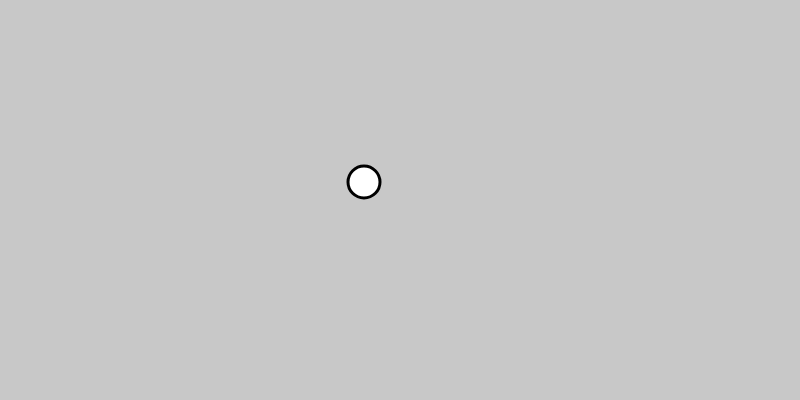
Frame 1 (no input)
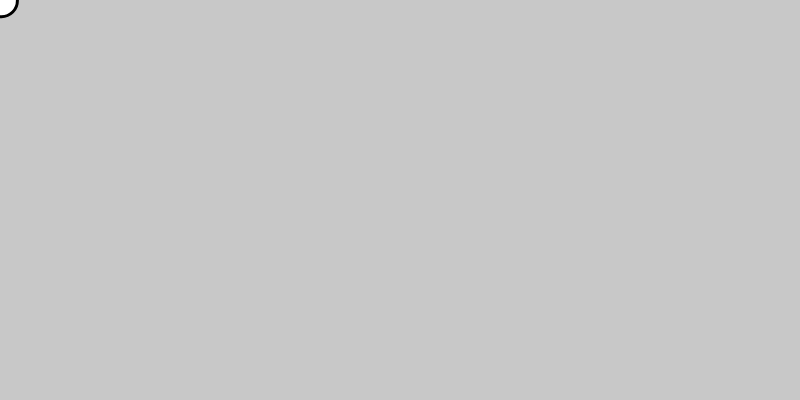
Frame 60 (no input)
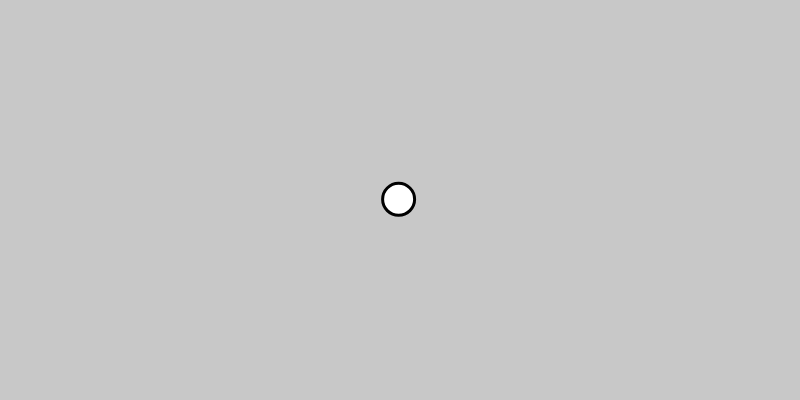
Frame 120 (the mouse pressed at the canvas centre since frame 60)

The p5.js sketch that drew these frames (run headless with seeded random() and noise() and a simulated clock; from frame 60 on, the mouse is pressed at the canvas centre):

// p5.js sketch
// ── sketch.js
let lerp = 0.09;
let x, y;

function setup() {
  createCanvas(800, 400);
  x = width / 2;
  y = height / 2;
}

function draw() {
  background(200);

  x += lerp * (mouseX - x);
  y += lerp * (mouseY - y);

  stroke(0);
  strokeWeight(3);
  fill(255);
  ellipse(x, y, 32);
}
